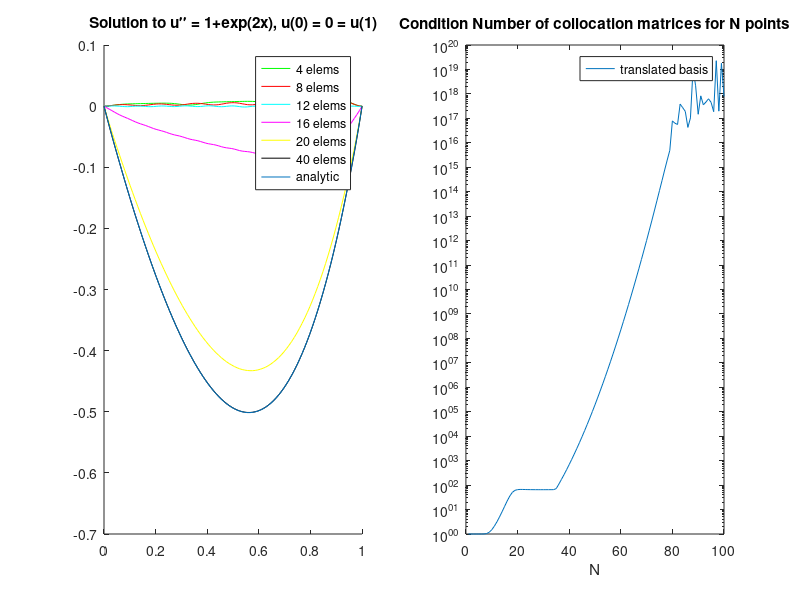

MATLAB code for this plot:
clear all; close all; clc

% Solves u'' = 1 + e^(2x), u(0) = 0 = u(1)

epsilon = 350;
f   = @(x,center) ( exp(-epsilon.*((x-center).^2)) );
D1f = @(x,center) ( -2.*epsilon.*(x-center).*f(x,center) );
D2f = @(x,center) ( 2.*epsilon.*(2.*epsilon.*((x-center).^2)-1).* ...
                    f(x,center) );


rhs = @(x) ( 1 + exp(2.*x) );
u_analytic = @(x) ( 0.25.*((2.*x.^2)-exp(2).*x-x+exp(2.*x)-1) );

pts = linspace(0,1);
subplot(1,2,1);
hold on;
colors = 'grcmyk';

%% Calculate numerical solution
for N=[4 8 12 16 20 24];
    colloc_pts = linspace(0,1,N);
    
    % translated basis
    tmp = repmat(colloc_pts, N, 1);
    colloc_mat = [D2f(tmp',tmp)   zeros(N,2); 
                  f(colloc_pts,0) 1 0;
                  f(colloc_pts,1) 1 1];
    coef = colloc_mat\[rhs(colloc_pts)';0;0]; % include 0 bc
    
    % newton basis
    lambda = zeros(N,1);
    for i=2:N;
        lambda(i) = rhs(colloc_pts(i)) - lambda(i-1);
    end
    

    u_numeric = @(x) ( [f(x,colloc_pts) 1 x]*coef );
    plot(pts, arrayfun(u_numeric, pts), colors(1));
    colors = colors(2:end);
end

plot(pts, u_analytic(pts));
title('Solution to u\prime\prime = 1+exp(2x), u(0) = 0 = u(1)');
legend('4 elems', ...
       '8 elems', ...
       '12 elems', ...
       '16 elems', ...
       '20 elems', ...
       '40 elems', ...
       'analytic')

%% Calculate condition numbers of collocation matrices
trans_cond = zeros(100);
newt_cond = zeros(100);
subplot(1,2,2);
for N=1:100;
    colloc_pts = linspace(0,1,N);
    tmp = repmat(colloc_pts, N, 1);
    trans_cond(N) = cond(D2f(tmp',tmp));
end
semilogy(trans_cond);
title('Condition Number of collocation matrices for N points');
legend('translated basis');
xlabel('N');
